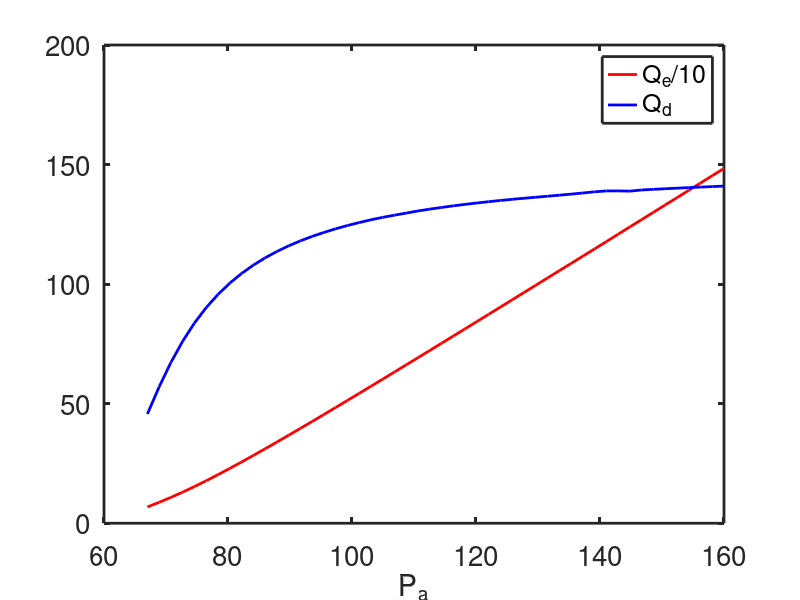

The MATLAB source for this figure:

%    -------------------------------------------------------------------
%
%     Model of unregulated glomerular filtration.
%
%     For Chapter 17, Section 17.1 of
%     Keener and Sneyd, Mathematical Physiology, 3rd Edition, Springer.
%
%     Written by James Keener and James Sneyd.
%
%    -------------------------------------------------------------------

function glomerulus2

clear all
close all
clc

set(0,                           ...
   'defaultaxesfontsize', 20,   ...
   'defaultaxeslinewidth', 2.0, ...
   'defaultlinelinewidth', 2.0);

global P1 Ra alpha KfL pii Pa

% use typical parameters to find Ra, Re, Rd and KfL
P1 = 60;
P2 = 18;
Pa = 100;
Pe = 0;
Pd = 18;
pii = 25; %mm Hg
Qi = 650;
Qd = 125;
Qe = Qi-Qd;
alpha = pii/(P1-P2);

Ra = (Pa-P1)/Qi;
Re = (P1-Pe)/Qe;
Rd = (P2-Pd)/Qd;
KfL = -(Qe/Qi + alpha*log((Qe/Qi-alpha)/(1-alpha)) -1) *(alpha *Qi)/pii;

n = 50;
Pa_values = linspace(67,160,n);
options = optimset('Display','off');
for i=1:n
    Pa = Pa_values(i);
    Qe(i) = fsolve(@(Qe)rhs_root(Qe),100,options);
end

Qi = (Pa_values - P1)/Ra;
plot(Pa_values,0.1*Qe,'r',Pa_values,Qi-Qe,'b','LineWidth',2)
xlabel('P_a')
legend('Q_e/10','Q_d')

end % of main


%%
function out = rhs_root(Qe)
    global P1 Ra alpha KfL pii Pa
    Qi = (Pa - P1)/Ra;
    out = Qe/Qi + alpha*log((Qe/Qi-alpha)/(1-alpha)) - 1 + KfL*pii/(alpha*Qi);
end
